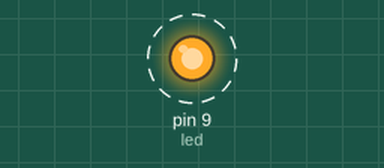
Recording of a sketch running on a simulated Arduino Uno, built with avr-gcc and run on an emulated ATmega328P. Parts: output pins drawn as LEDs (lit = HIGH). Dashed ring = blinking.

Above: at 0.05 s.
Timing chart, 0 to 3.0 s (numbered marks = the images above):
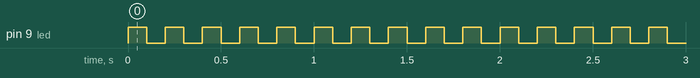

The sketch:

blinksketch.ino
```cpp
const int led = 9;
void setup() {
  // put your setup code here, to run once:
  pinMode(led, OUTPUT);
}

void loop() {
  // put your main code here, to run repeatedly:
  digitalWrite(led, 1);
  delay(100);
  digitalWrite(led, 0);
  delay(100);
}
```

Measured:
- by itself, pin 9 (led): alternates HIGH for 0.10 s and LOW for 0.10 s
